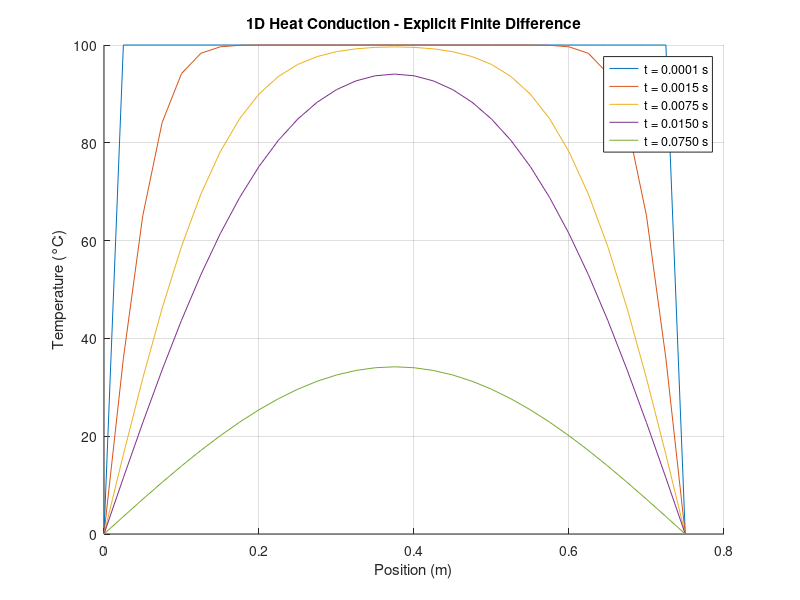

Write the MATLAB code that produced this figure.
clc; clear; close all;

%% Parameters
L = 0.75;       % Rod length (m)
dx = 0.025;     % Spatial step (m)
dt = 0.00015;   % Time step (s)
k = 1;          % Thermal conductivity (W/m°C)
alpha = k;      % Thermal diffusivity
Nx = L/dx + 1;  % Number of spatial points
Nt = 500;       % Number of time steps

%% Stability Check
Fo = alpha * dt / dx^2;
if Fo > 0.5
    warning('Stability condition not met! Reduce dt or increase dx.');
end

%% Initial & Boundary Conditions
T = ones(Nx, Nt) * 100; % Initial temperature: 100°C
T(1, :) = 0;            % Left boundary: 0°C
T(end, :) = 0;          % Right boundary: 0°C

%% Explicit Finite Difference Method
for t = 1:Nt-1
    T(2:Nx-1, t+1) = T(2:Nx-1, t) + Fo * (T(3:Nx, t) - 2*T(2:Nx-1, t) + T(1:Nx-2, t));
end

%% Plot Results
x = linspace(0, L, Nx);
time_steps = [1, 10, 50, 100, Nt]; 

figure; hold on;
for t = time_steps
    plot(x, T(:, t), 'DisplayName', sprintf('t = %.4f s', t * dt));
end
xlabel('Position (m)');
ylabel('Temperature (°C)');
title('1D Heat Conduction - Explicit Finite Difference');
legend; grid on;
